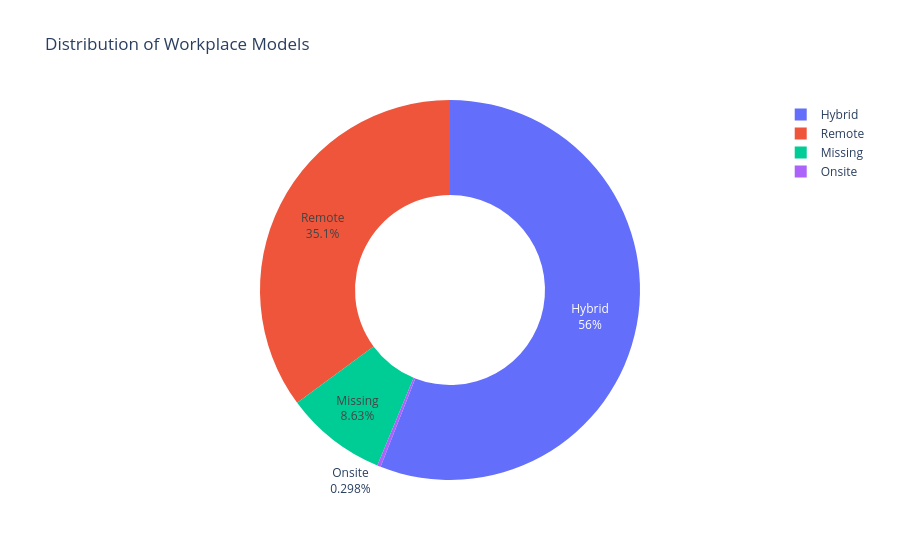

Notebook code for this chart:
### Code cell
fig = px.pie(
    workplace_summary,
    names="workplace",
    values="job_offers",
    hole=0.5,
    title="Distribution of Workplace Models"
)

fig.update_traces(
    textinfo="percent+label",
    insidetextorientation="horizontal"
)

fig.show()

### Figure 1 — Plotly figure (JSON) as saved in the notebook; plotly's stock layout.template omitted (floating-point values rounded to 4 significant figures)
{"data": [{"domain": {"x": [0, 1], "y": [0, 1]}, "hole": 0.5, "hovertemplate": "workplace=%{label}<br>job_offers=%{value}<extra></extra>", "insidetextorientation": "horizontal", "labels": ["Hybrid", "Remote", "Missing", "Onsite"], "legendgroup": "", "name": "", "showlegend": true, "textinfo": "percent+label", "type": "pie", "values": [1880, 1180, 290, 10]}], "layout": {"legend": {"tracegroupgap": 0}, "title": {"text": "Distribution of Workplace Models"}}}
